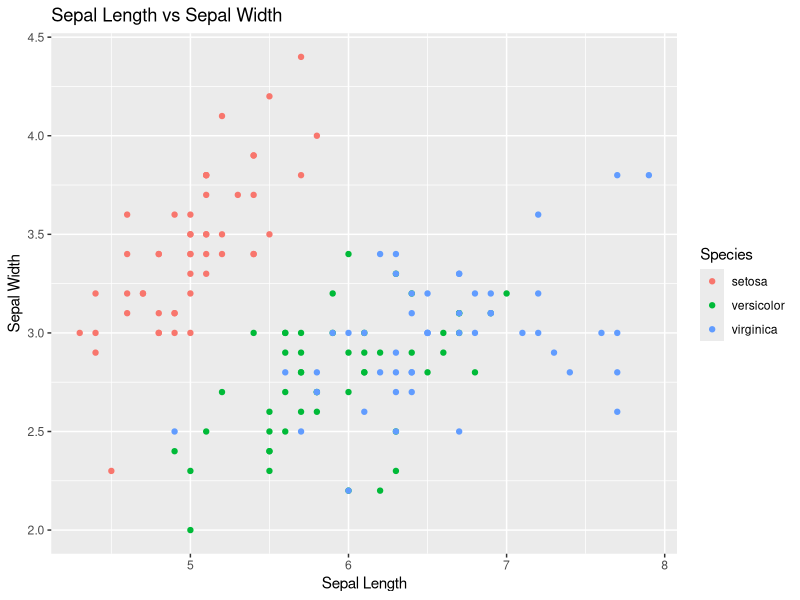
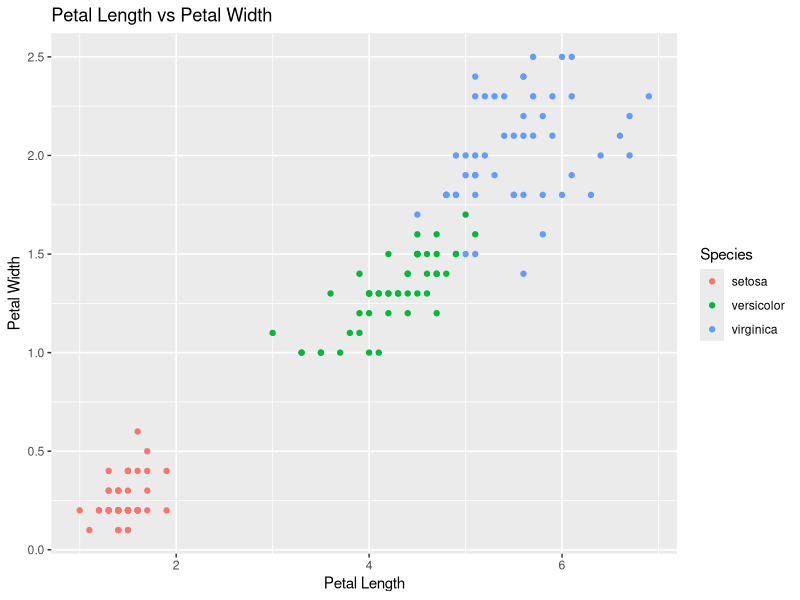
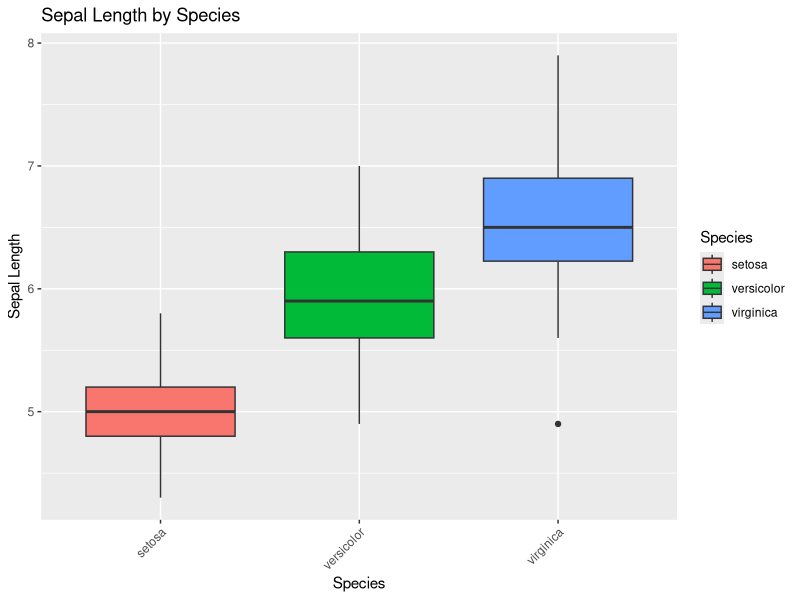
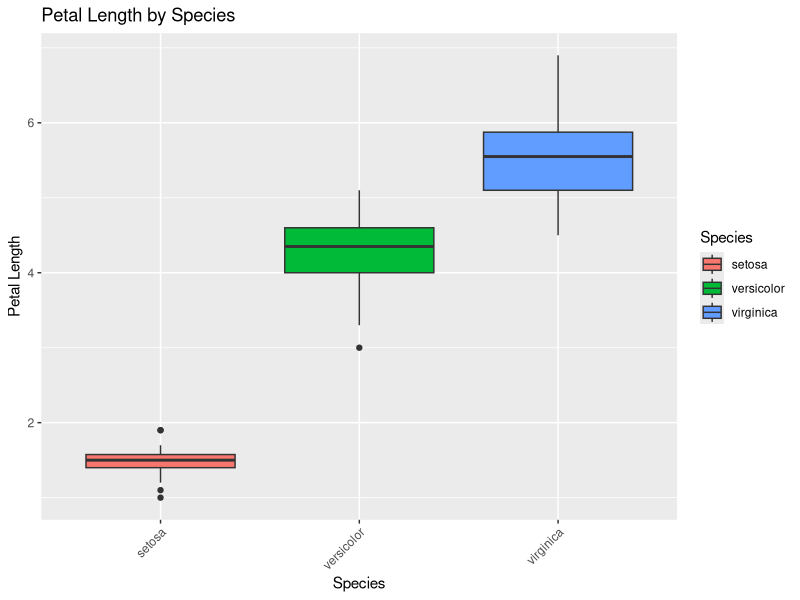
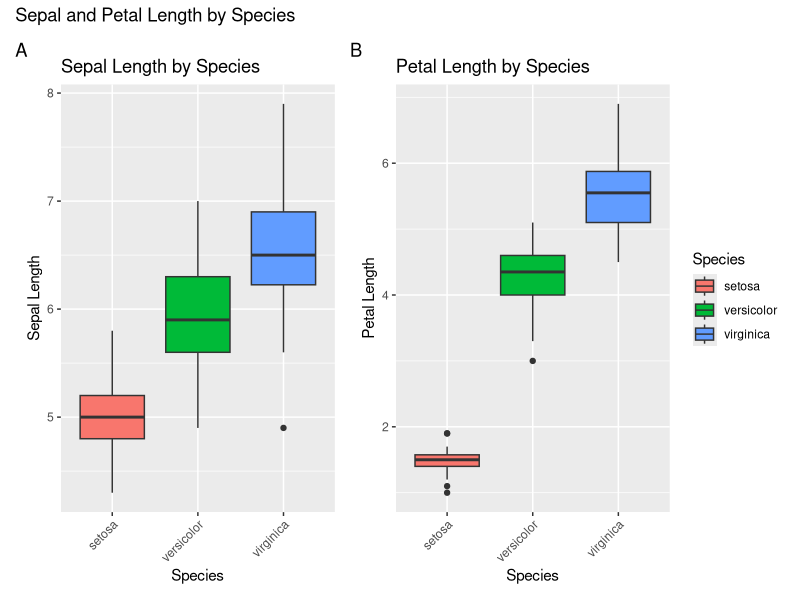

Reproduce these figures in R, in order.
## ---- chunk 1
library(tidyverse)
library(patchwork)
## ---- chunk 2
#| label: suppfig-iris-scatter-sepal

iris %>% 
  ggplot(aes(x = Sepal.Length, y = Sepal.Width, color = Species)) +
  geom_point() +
  labs(title = "Sepal Length vs Sepal Width",
       x = "Sepal Length",
       y = "Sepal Width")
## ---- chunk 3
#| label: suppfig-iris-scatter-petal

iris %>% 
  ggplot(aes(x = Petal.Length, y = Petal.Width, color = Species)) +
  geom_point() +
  labs(title = "Petal Length vs Petal Width",
       x = "Petal Length",
       y = "Petal Width")
## ---- chunk 4
#| label: suppfig-iris-boxplot-sepal

boxplot_sepal_length <-
  iris %>%
  ggplot(aes(x = Species, y = Sepal.Length, fill = Species)) +
  geom_boxplot() +
  labs(title = "Sepal Length by Species", x = "Species", y = "Sepal Length") +
  theme(axis.text.x = element_text(angle = 45, hjust = 1))

boxplot_sepal_length
## ---- chunk 5
#| label: suppfig-iris-boxplot-petal
boxplot_petal_length <-
  iris %>%
  ggplot(aes(x = Species, y = Petal.Length, fill = Species)) +
  geom_boxplot() +
  labs(
    title = "Petal Length by Species",
    x = "Species",
    y = "Petal Length"
  ) +
  theme(axis.text.x = element_text(angle = 45, hjust = 1))

boxplot_petal_length

## ---- chunk 6
#| label: suppfig-iris-boxplot-combined

boxplot_sepal_length + boxplot_petal_length + 
  plot_layout(ncol = 2, guides = "collect") + 
  plot_annotation(title = "Sepal and Petal Length by Species", tag_levels = "A")

